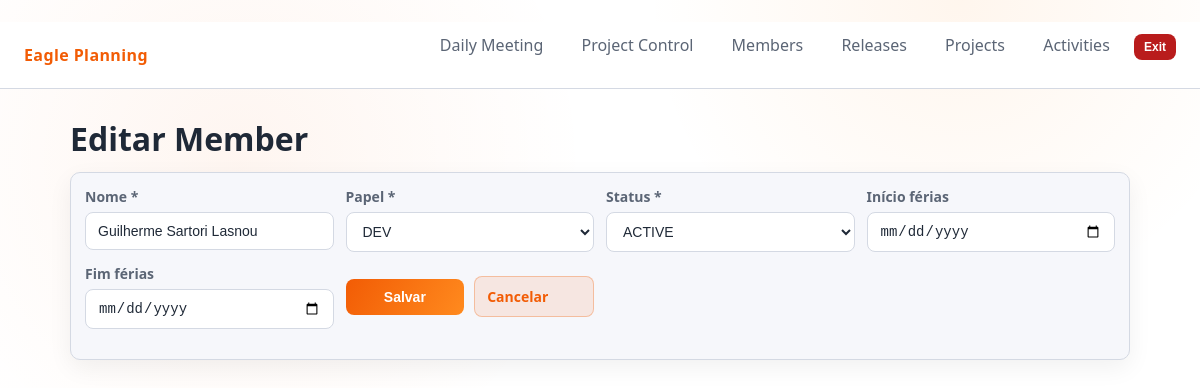
Screenshot of /members/3/edit with the database file from the repository.
### eagle_pm/app/models.py (models this page shows)
class Member(Base):
    __tablename__ = "member"
    id = Column(Integer, primary_key=True)
    name = Column(String(255), nullable=False)
    role_code = Column(String(3), ForeignKey("index_role.code"), nullable=False)
    status_code = Column(String(3), ForeignKey("index_user_status.code"), nullable=False)
    vacation_start = Column(Date, nullable=True)
    vacation_end = Column(Date, nullable=True)
    created_at = Column(DateTime, default=utcnow, nullable=False)
    updated_at = Column(DateTime, default=utcnow, onupdate=utcnow, nullable=False)
    role = relationship("IndexRole")
    status = relationship("IndexUserStatus")
    activities = relationship("Activity", back_populates="assigned_member")
    __table_args__ = (
        Index("idx_member_role", "role_code"),
        Index("idx_member_status", "status_code"),
    )

class IndexRole(Base):
    __tablename__ = "index_role"
    code = Column(String(3), primary_key=True)
    name = Column(String(32), nullable=False)

class IndexUserStatus(Base):
    __tablename__ = "index_user_status"
    code = Column(String(3), primary_key=True)
    name = Column(String(32), nullable=False)

### eagle_pm/app/routes.py (the view)
@router.get("/members/{member_id}/edit")
def edit_member(request: Request, member_id: int, session: Session = Depends(get_session)):
    member = crud.get_member(session, member_id)
    if not member:
        raise HTTPException(status_code=404, detail="Member not found")
    role_options = crud.get_index_options(session, models.IndexRole)
    status_options = crud.get_index_options(session, models.IndexUserStatus)
    return templates.TemplateResponse(
        "member_edit.html",
        {
            "request": request,
            "title": "Edit Member",
            "member": member,
            "role_options": role_options,
            "status_options": status_options,
        },
    )

### eagle_pm/app/templates/member_edit.html (shortened to what this page needs)
{% extends "base.html" %}
{% block content %}
  <h1>Editar Member</h1>
  <div class="panel">
    <form method="post" action="/members/{{ member.id }}/edit" class="form-grid">
      <label>
        Nome *
        <input type="text" name="name" value="{{ member.name }}" required />
      </label>
      <label>
        Papel *
        <select name="role_code" required>
          {% for code, name in role_options %}
            <option value="{{ code }}" {% if member.role_code == code %}selected{% endif %}>{{ name }}</option>
          {% endfor %}
        </select>
      </label>
      <label>
        Status *
        <select name="status_code" required>
          {% for code, name in status_options %}
            <option value="{{ code }}" {% if member.status_code == code %}selected{% endif %}>{{ name }}</option>
          {% endfor %}
        </select>
      </label>
      <label>
        Início férias
        <input type="date" name="vacation_start" value="{{ member.vacation_start if member.vacation_start else '' }}" />
      </label>
      <label>
        Fim férias
        <input type="date" name="vacation_end" value="{{ member.vacation_end if member.vacation_end else '' }}" />
      </label>
      <div class="actions">
        <button type="submit">Salvar</button>
        <a class="btn secondary" href="/members">Cancelar</a>
      </div>
    </form>
  </div>
{% endblock %}

### eagle_pm/app/static/app.css (style rules this page uses)
* { box-sizing: border-box; }
body { margin: 0; font-family: "Segoe UI", "Inter", system-ui, -apple-system, sans-serif; background: radial-gradient(circle at 20% 20%, rgba(242,92,5,0.06), transparent 30%), radial-gradient(circle at 80% 0%, rgba(255,138,30,0.08), transparent 25%), var(--bg); color: var(--text); }
a { text-decoration: none; }
h1 { margin: 0 0 12px 0; }
.panel { background: var(--panel); border: 1px solid var(--border); border-radius: var(--radius); padding: var(--space); margin-bottom: 16px; box-shadow: 0 8px 24px rgba(0,0,0,0.06); }
.form-grid { display: grid; grid-template-columns: repeat(auto-fit, minmax(220px, 1fr)); gap: 12px; }
label { color: var(--muted); font-size: 14px; font-weight: 700; }
input, select, button, .btn { border-radius: 8px; border: 1px solid var(--border); background: #ffffff; color: var(--text); padding: 10px 12px; font-size: 14px; width: 100%; }
.form-grid label, .form-inline label { display: flex; flex-direction: column; align-items: flex-start; gap: 6px; }
button, .btn { background: linear-gradient(120deg, var(--accent), var(--accent-2)); color: #ffffff; font-weight: 700; border: none; cursor: pointer; }
.btn.secondary { background: rgba(242,92,5,0.1); color: var(--accent); border: 1px solid rgba(242,92,5,0.3); }
.actions { display: flex; gap: 10px; align-items: center; }

### rows the page displays
Member: name "Guilherme Sartori Lasnou", role_code "DEV", status_code "ACTIVE"
